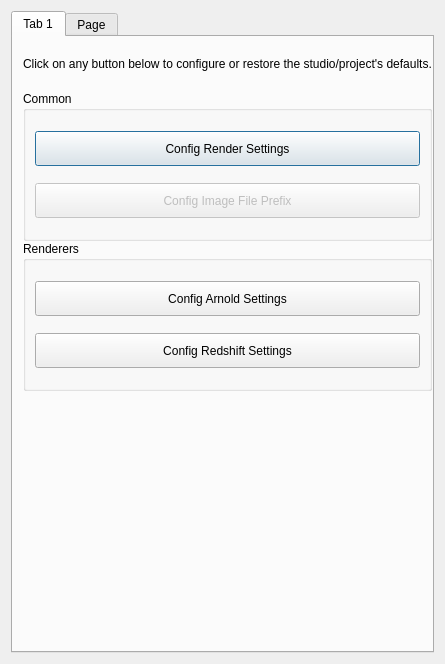
<?xml version="1.0" encoding="UTF-8"?>
<ui version="4.0">
 <class>Dialog</class>
 <widget class="QDialog" name="Dialog">
  <property name="geometry">
   <rect>
    <x>0</x>
    <y>0</y>
    <width>413</width>
    <height>664</height>
   </rect>
  </property>
  <property name="windowTitle">
   <string>The Current Sgtk Environment</string>
  </property>
  <layout class="QVBoxLayout" name="verticalLayout">
   <item>
    <widget class="QTabWidget" name="main_tab_widget">
     <property name="sizePolicy">
      <sizepolicy hsizetype="Preferred" vsizetype="Expanding">
       <horstretch>0</horstretch>
       <verstretch>0</verstretch>
      </sizepolicy>
     </property>
     <property name="currentIndex">
      <number>0</number>
     </property>
     <widget class="QWidget" name="render_settings_tab">
      <property name="minimumSize">
       <size>
        <width>0</width>
        <height>0</height>
       </size>
      </property>
      <attribute name="title">
       <string>Tab 1</string>
      </attribute>
      <layout class="QVBoxLayout" name="mysterious" stretch="0,0,0">
       <property name="spacing">
        <number>0</number>
       </property>
       <property name="sizeConstraint">
        <enum>QLayout::SetFixedSize</enum>
       </property>
       <property name="leftMargin">
        <number>10</number>
       </property>
       <property name="topMargin">
        <number>0</number>
       </property>
       <property name="rightMargin">
        <number>0</number>
       </property>
       <property name="bottomMargin">
        <number>0</number>
       </property>
       <item>
        <layout class="QVBoxLayout" name="label_layout">
         <property name="topMargin">
          <number>20</number>
         </property>
         <property name="bottomMargin">
          <number>20</number>
         </property>
         <item>
          <widget class="QLabel" name="label">
           <property name="sizePolicy">
            <sizepolicy hsizetype="Preferred" vsizetype="Fixed">
             <horstretch>0</horstretch>
             <verstretch>0</verstretch>
            </sizepolicy>
           </property>
           <property name="text">
            <string>Click on any button below to configure or restore the studio/project's defaults.</string>
           </property>
           <property name="alignment">
            <set>Qt::AlignLeading|Qt::AlignLeft|Qt::AlignVCenter</set>
           </property>
           <property name="margin">
            <number>0</number>
           </property>
          </widget>
         </item>
        </layout>
       </item>
       <item>
        <widget class="QGroupBox" name="render_globals_gbox">
         <property name="sizePolicy">
          <sizepolicy hsizetype="Preferred" vsizetype="Fixed">
           <horstretch>0</horstretch>
           <verstretch>0</verstretch>
          </sizepolicy>
         </property>
         <property name="minimumSize">
          <size>
           <width>0</width>
           <height>150</height>
          </size>
         </property>
         <property name="title">
          <string>Common</string>
         </property>
         <layout class="QVBoxLayout" name="verticalLayout_4">
          <item>
           <widget class="QPushButton" name="config_render_settings_button">
            <property name="sizePolicy">
             <sizepolicy hsizetype="Preferred" vsizetype="Fixed">
              <horstretch>0</horstretch>
              <verstretch>0</verstretch>
             </sizepolicy>
            </property>
            <property name="minimumSize">
             <size>
              <width>0</width>
              <height>35</height>
             </size>
            </property>
            <property name="text">
             <string>Config Render Settings</string>
            </property>
           </widget>
          </item>
          <item>
           <widget class="QPushButton" name="config_image_file_prefix_button">
            <property name="enabled">
             <bool>false</bool>
            </property>
            <property name="sizePolicy">
             <sizepolicy hsizetype="Preferred" vsizetype="Fixed">
              <horstretch>0</horstretch>
              <verstretch>0</verstretch>
             </sizepolicy>
            </property>
            <property name="minimumSize">
             <size>
              <width>0</width>
              <height>35</height>
             </size>
            </property>
            <property name="text">
             <string>Config Image File Prefix</string>
            </property>
           </widget>
          </item>
         </layout>
        </widget>
       </item>
       <item>
        <widget class="QGroupBox" name="render_settings_gbox">
         <property name="sizePolicy">
          <sizepolicy hsizetype="Preferred" vsizetype="Fixed">
           <horstretch>0</horstretch>
           <verstretch>0</verstretch>
          </sizepolicy>
         </property>
         <property name="minimumSize">
          <size>
           <width>0</width>
           <height>150</height>
          </size>
         </property>
         <property name="layoutDirection">
          <enum>Qt::LeftToRight</enum>
         </property>
         <property name="title">
          <string>Renderers</string>
         </property>
         <layout class="QVBoxLayout" name="verticalLayout_5">
          <item>
           <widget class="QPushButton" name="config_arnold_button">
            <property name="sizePolicy">
             <sizepolicy hsizetype="Preferred" vsizetype="Fixed">
              <horstretch>0</horstretch>
              <verstretch>0</verstretch>
             </sizepolicy>
            </property>
            <property name="minimumSize">
             <size>
              <width>0</width>
              <height>35</height>
             </size>
            </property>
            <property name="text">
             <string>Config Arnold Settings</string>
            </property>
           </widget>
          </item>
          <item>
           <widget class="QPushButton" name="config_redshift_button">
            <property name="sizePolicy">
             <sizepolicy hsizetype="Preferred" vsizetype="Fixed">
              <horstretch>0</horstretch>
              <verstretch>0</verstretch>
             </sizepolicy>
            </property>
            <property name="minimumSize">
             <size>
              <width>0</width>
              <height>35</height>
             </size>
            </property>
            <property name="text">
             <string>Config Redshift Settings</string>
            </property>
           </widget>
          </item>
         </layout>
        </widget>
       </item>
      </layout>
     </widget>
     <widget class="QWidget" name="configs_tab">
      <attribute name="title">
       <string>Page</string>
      </attribute>
      <layout class="QVBoxLayout" name="verticalLayout_3">
       <item>
        <layout class="QVBoxLayout" name="verticalLayout_2">
         <item>
          <widget class="QPlainTextEdit" name="configs_plaint_text">
           <property name="sizePolicy">
            <sizepolicy hsizetype="Preferred" vsizetype="Expanding">
             <horstretch>0</horstretch>
             <verstretch>0</verstretch>
            </sizepolicy>
           </property>
           <property name="font">
            <font>
             <family>Segoe UI</family>
             <pointsize>10</pointsize>
             <weight>50</weight>
             <bold>false</bold>
             <kerning>true</kerning>
            </font>
           </property>
           <property name="styleSheet">
            <string notr="true"/>
           </property>
           <property name="plainText">
            <string>Nothing to display</string>
           </property>
           <property name="textInteractionFlags">
            <set>Qt::TextSelectableByMouse</set>
           </property>
          </widget>
         </item>
         <item>
          <widget class="QLabel" name="config_file_label">
           <property name="sizePolicy">
            <sizepolicy hsizetype="Ignored" vsizetype="Preferred">
             <horstretch>0</horstretch>
             <verstretch>0</verstretch>
            </sizepolicy>
           </property>
           <property name="text">
            <string>Config file: Z:Pipelinedevshotgridprojectspipeline_developmentcodedefconmayarender_settings.yaml</string>
           </property>
           <property name="wordWrap">
            <bool>true</bool>
           </property>
           <property name="textInteractionFlags">
            <set>Qt::LinksAccessibleByMouse|Qt::TextSelectableByMouse</set>
           </property>
          </widget>
         </item>
        </layout>
       </item>
      </layout>
     </widget>
    </widget>
   </item>
  </layout>
 </widget>
 <resources>
  <include location="resources.qrc"/>
 </resources>
 <connections/>
</ui>
